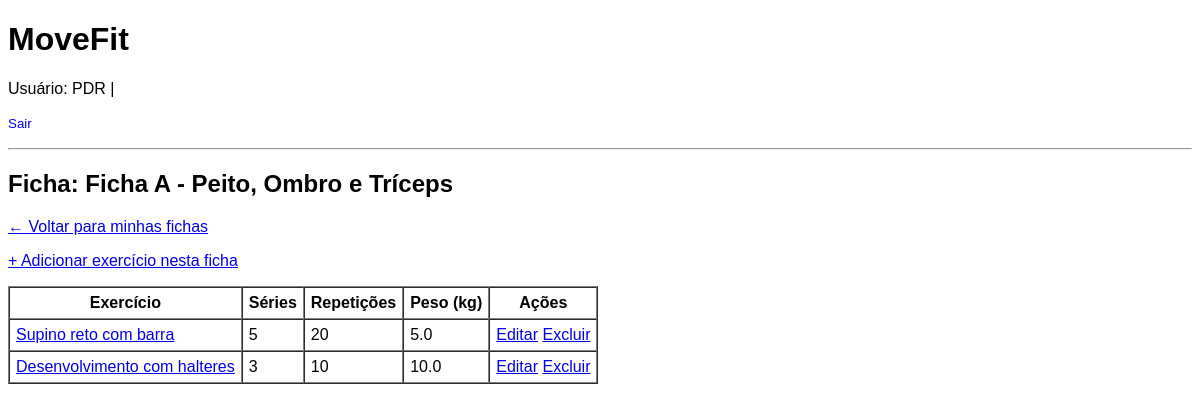
Page /fichas/1/ (signed in) on the earlier database version.
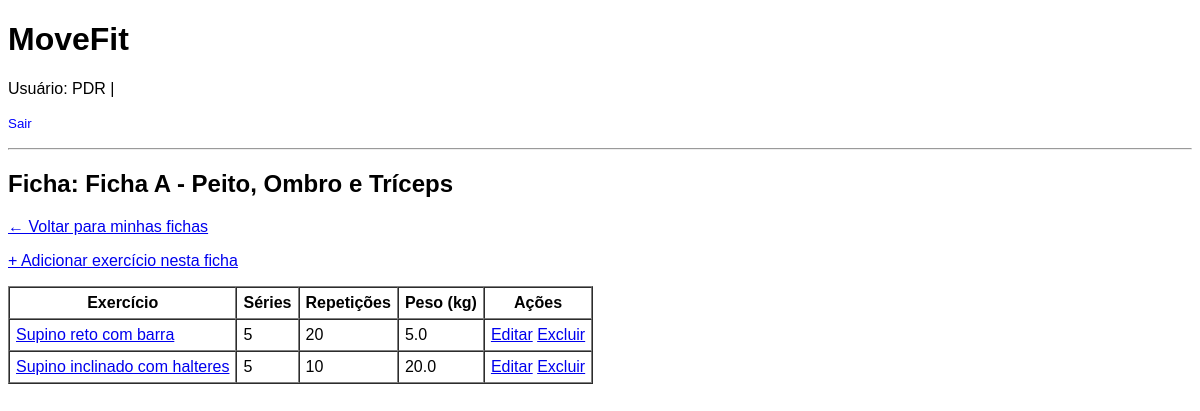
Same page on the later database version.
### treino_app/models.py (models this page shows, shortened)
class ItemFicha(models.Model):
    ficha = models.ForeignKey(FichaTreino, related_name="itens", on_delete=models.CASCADE)
    exercicio = models.ForeignKey(Exercicio, on_delete=models.CASCADE)
    series = models.PositiveIntegerField()
    repeticoes = models.PositiveIntegerField()
    peso = models.FloatField()

class Exercicio(models.Model):
    nome = models.CharField(max_length=200)
    gif_url = models.URLField(blank=True)

### treino_app/views.py (the view)
# urls.py: path('fichas/<int:ficha_id>/', views.ficha_detalhe, name='ficha_detalhe'),
@login_required
def ficha_detalhe(request, ficha_id):
    ficha = get_object_or_404(
        FichaTreino,
        id=ficha_id,
        usuario=request.user
    )
    itens = ItemFicha.objects.filter(ficha=ficha).select_related('exercicio')
    context = {
        'ficha': ficha,
        'itens': itens,
    }
    return render(request, 'treino/ficha_detalhe.html', context)

### treino_app/templates/treino/ficha_detalhe.html (shortened to what this page needs)
{% extends "base.html" %}
{% block content %}
<h2>Ficha: {{ ficha.nome }}</h2>
<p>
    <a href="{% url 'fichas_list' %}">&larr; Voltar para minhas fichas</a>
</p>
<p>
    <a href="{% url 'adicionar_item_ficha' ficha.id %}">
        + Adicionar exercício nesta ficha
    </a>
</p>
<table border="1" cellpadding="6" cellspacing="0">
    <thead>
        <tr>
            <th>Exercício</th>
            <th>Séries</th>
            <th>Repetições</th>
            <th>Peso (kg)</th>
            <th>Ações</th>
        </tr>
    </thead>
    <tbody>
        {% for item in itens %}
        <tr>
            <td>
                {% if item.exercicio.gif_url %}
                    <a href="#"
                       onclick="openGifModal('{{ item.exercicio.gif_url }}', '{{ item.exercicio.nome }}'); return false;">
                        {{ item.exercicio.nome }}
                    </a>
                {% else %}
                    {{ item.exercicio.nome }}
                {% endif %}
            </td>
            <td>{{ item.series }}</td>
            <td>{{ item.repeticoes }}</td>
            <td>{{ item.peso }}</td>
            <td>
                <a href="{% url 'editar_item_ficha' item.id %}">Editar</a>
                <a href="{% url 'excluir_item_ficha' item.id %}">Excluir</a>
            </td>
        </tr>
        {% empty %}
        <tr>
            <td colspan="5">Nenhum exercício cadastrado nesta ficha.</td>
        </tr>
        {% endfor %}
    </tbody>
</table>
{% endblock %}

Differences in the rows shown:
removed ItemFicha: exercicio.nome "Desenvolvimento com halteres", series "3", repeticoes "10", peso "10.0"
added ItemFicha: exercicio.nome "Supino inclinado com halteres", series "5", repeticoes "10", peso "20.0"
